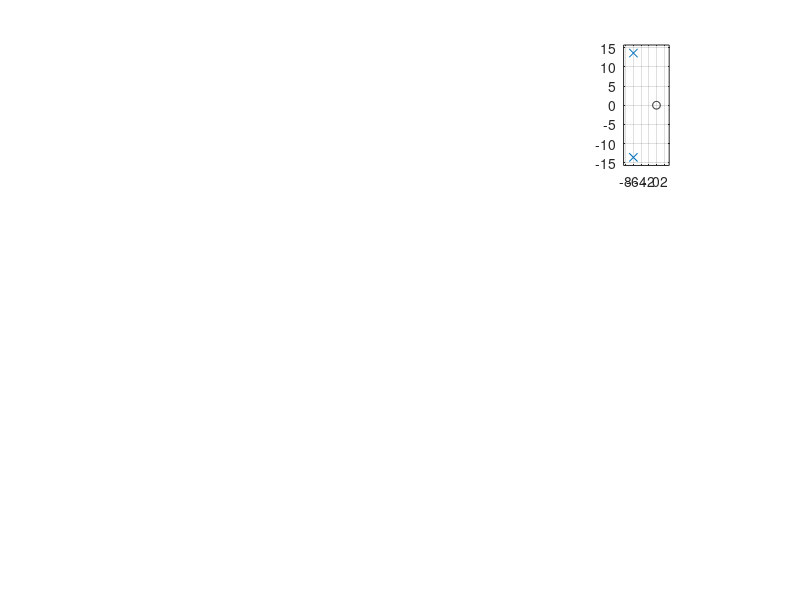

Here is the MATLAB script that generated this plot: (Note: this script raises an error after producing the figure.)
%% Title:Control System-Second Order System:open loop with different values
%Author:ShivaKumar Naga VAnkadhara
%PS No:99003727
%Date:11/04/2021
%Version:1.7


%% This Document has equation for DC Motor
%Equation:Ldi/dt+Ri+Kw=V
%         Jdw/dt+bw=Ki
%T(s)=(K/LJ)/(s^2+((b/J)+(R/L)s+(R*b)/(L*J)+(K*K)/(L*J)

%% Math analysis
%dependent variables:w
%independent variables:t
%constant:K,R,L,J,b
%Roots:0.5*(-(b/J)-(R/L))+sqrt((((b*b)/(J*J))+((R*R)/(L*L))-((2*R*b)/(L*J))-((4*K*K)/(L*J)))
%      0.5*(-(b/J)-(R/L))-sqrt((((b*b)/(J*J))+((R*R)/(L*L))-((2*R*b)/(L*J))-((4*K*K)/(L*J)))

%% IVT
%for impulse is 0
%for step is 0
%%FVT
%for impulse is K/((b*L)+(R*J))=0.1667
%for step is K/((R*b)+(K*K))=0.0999001

J = 0.01;
b = 0.1;
K = 1;
R = 1;
L = 0.5;
%TF=tf([K/(J*L)],[1,((b/J)+(R/L)),(((K*K)+(R*b))/(L*J))]);
sys = tf([K/(J*L)],[1,((b/J)+(R/L)),(((K*K)+(R*b))/(L*J))])
subplot(3,3,1)
step(sys)
subplot(3,3,2)
impulse(sys)
subplot(3,3,3)
%S = stepinfo(sys)
[z,p,k]= tf2zp([K/(J*L)],[1,((b/J)+(R/L)),(((K*K)+(R*b))/(L*J))])
zplane(z,p)
S = stepinfo(sys)

J = 0.1;
b = 1;
K = 0.1;
R = 10;
L = 5;
%TF=tf([K/(J*L)],[1,((b/J)+(R/L)),(((K*K)+(R*b))/(L*J))]);
sys = tf([K/(J*L)],[1,((b/J)+(R/L)),(((K*K)+(R*b))/(L*J))])
subplot(3,3,4)
step(sys)
subplot(3,3,5)
impulse(sys)
subplot(3,3,6)
%S = stepinfo(sys)
[z2,p2,k2]= tf2zp([K/(J*L)],[1,((b/J)+(R/L)),(((K*K)+(R*b))/(L*J))])
zplane(z2,p2)
S = stepinfo(sys)

J = 0.01;
b = 0.01;
K = 0.1;
R = 0.1;
L = 0.05;
%TF=tf([K/(J*L)],[1,((b/J)+(R/L)),(((K*K)+(R*b))/(L*J))]);
sys = tf([K/(J*L)],[1,((b/J)+(R/L)),(((K*K)+(R*b))/(L*J))])
subplot(3,3,7)
step(sys)
subplot(3,3,8)
impulse(sys)
subplot(3,3,9)
%S = stepinfo(sys)
[z1,p1,k1]= tf2zp([K/(J*L)],[1,((b/J)+(R/L)),(((K*K)+(R*b))/(L*J))])
zplane(z1,p1)
S = stepinfo(sys)
%% Analysis
% 1.If rise time is less the system is not much stable and its speed 
% 2.If the rise time is high the system may behave more stable its not
% speed in nature.
% 3.If the Over shoot is less the system is kind of stable.
% 4.If the Over shoot is more the system may behave less stable.
% 5.If settling time is less accuracy is high.
% 6.If the settling time is high accuracy is less.
% 7.In the above systems system 2 is more stable because overshoot is 0.
% 8.Peak time is inversly proportional to overshoot. so if peak time is
% more system is stable.
% 9.when we add proportional to the open loop no parameters get changed
% only peak time and overshoot changes.